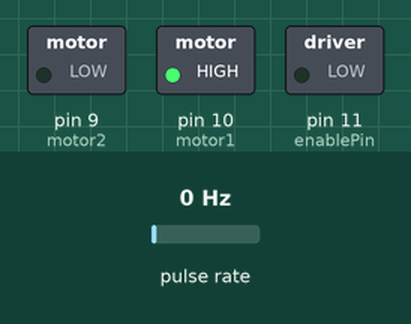
The sketch below on a simulated Arduino Uno, built with avr-gcc and run on an emulated ATmega328P. Parts: switched loads named in the sketch (green lamp = pin HIGH). Wiring (inferred from the names in the program): pulse sensor: data pin 2. The test bench sets the inputs (shaded band); at power-on: pulse rate 0 Hz. Random numbers use the default seed unless the sketch sets one; what the sketch prints to the serial monitor is not drawn.

Above: at 0.1 s.
At 0.9 s:
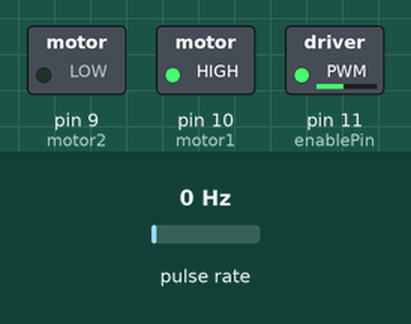
At 1.9 s:
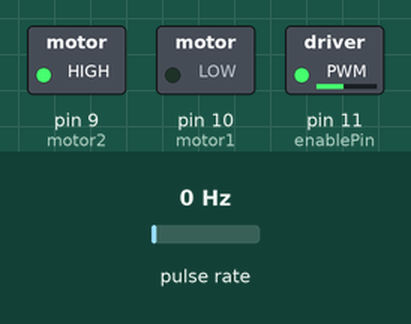
At 2.8 s:
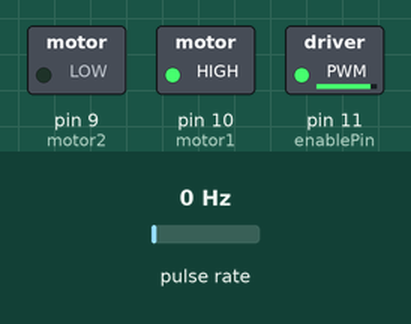
Timing chart, 0 to 4.3 s (numbered marks = the images above):
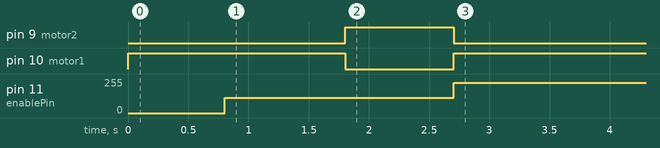

The sketch:

random_position.ino
```cpp
int enablePin = 11;
int motor1 = 10;
int motor2 = 9;

int incomingByte = 0;   // for incoming serial data
//int speed = 0;
int count2 = 0;

int target = 0;

#define encoderI 2
#define encoderQ 3 // Only use one interrupt in this example

volatile int count;

void setup()
{
	Serial.begin(115200);     // opens serial port, sets data rate to 9600 bps

	pinMode(motor1, OUTPUT);
	pinMode(motor2, OUTPUT);
	pinMode(enablePin, OUTPUT);

	count = 0;
	pinMode(encoderI, INPUT); attachInterrupt(digitalPinToInterrupt(2), handleEncoder, CHANGE);
	pinMode(encoderQ, INPUT);


	// Finding home position by driving slowly to both end positions
	setMotor(0);
	Delay(800);
	setMotor(50);
	Delay(1000);
	count2 = count;
	count = 0;
	setMotor(-50);
	Delay(900);
	setMotor(0);
	count = 0;


}

void loop()
{

	target = random(400, 3300);
	driveTo(target);
	Delay(120);


}

void setMotor(int speed)
{

	// make sure  speed variable is within accepted margins

	if (speed == 0)
	{
		analogWrite(enablePin, speed);
		digitalWrite(motor1, HIGH);
		digitalWrite(motor2, LOW);


	}
	else if (speed > 0)
	{

		if (speed >= 255)
		{
			speed = 255;
		}
		speed = map(speed, 0, 255, 80, 255);
		analogWrite(enablePin, speed);
		digitalWrite(motor1, HIGH);
		digitalWrite(motor2, LOW);

	}
	else
	{


		if (speed <= -255)
		{
			speed = -255;
		}
		speed = map(speed, -255, -1, -255, -80);
		analogWrite(enablePin, -1 * speed);
		digitalWrite(motor1, LOW);
		digitalWrite(motor2, HIGH);

	}
}

void handleEncoder()
{

	//if( (PINB & _BV(PD2)) ==  (PINB & _BV(PD3)))
	if (digitalRead(encoderI) == digitalRead(encoderQ))

	{
		count++;
	}
	else
	{
		count--;
	}

}

void Delay(int interval)
{

	unsigned long startTime = millis();

	while (millis() - startTime <= interval)
	{
		// do nothing while waiting for time to pass
		Serial.println(count);
	}
	return;

}

void driveTo(int setpoint)
{
	float gain = 0.08;
	int error = 0;

	error = setpoint - count;

	while (error >= 20 || error <= -20)
	{

		error = setpoint - count;
		int control = gain * error;

		setMotor(control);
		Serial.print(count);
		Serial.print("  ");
		Serial.println(target);

	}

	setMotor(0);

}
```

Measured:
- by itself, pin 11 (enablePin): 114/255 → 228/255 at 2.7 s
